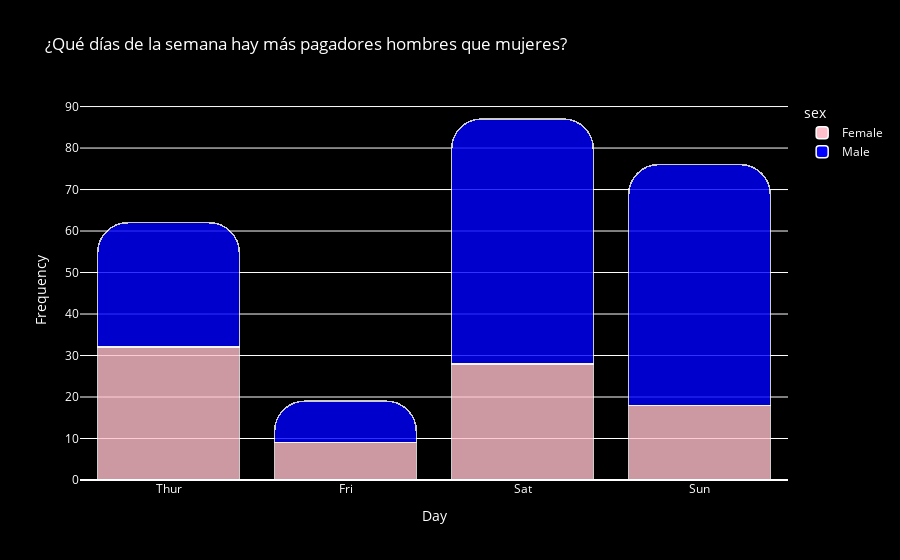

The cell this chart's notebook holds for it:
### Markdown cell above
# ¿Qué días de la semana hay más pagadores hombres que mujeres?

### Code cell
# Aggregate data by day and sex
day_sex_counts = df.groupby(['day', 'sex']).size().reset_index(name='count')

# Sort by day to have a consistent order
day_order = ['Mon', 'Tue', 'Wed', 'Thur', 'Fri', 'Sat', 'Sun']
day_sex_counts['day'] = pd.Categorical(day_sex_counts['day'], categories=day_order, ordered=True)
day_sex_counts = day_sex_counts.sort_values('day')

# Create a stacked bar chart using Plotly
fig = px.bar(
    day_sex_counts, 
    x='day', 
    y='count', 
    color='sex', 
    title='¿Qué días de la semana hay más pagadores hombres que mujeres?', 
    labels={'count': 'Frequency', 'day': 'Day'},
    barmode='stack',
    color_discrete_map={'Male': 'blue', 'Female': 'pink'}
)

# Update layout for a black background
fig.update_layout(
    plot_bgcolor='black',
    paper_bgcolor='black',
    font_color='white',
    title_font_color='white',
    legend_title_font_color='white',
)

# Customize bars with rounded corners and adjust opacity
fig.update_traces(marker=dict(line=dict(color='white', width=1.5), opacity=0.8, cornerradius=30))

# Show the plot
fig.show()

### Figure 1 — Plotly figure (JSON) as saved in the notebook; plotly's stock layout.template omitted (floating-point values rounded to 4 significant figures)
{"data": [{"alignmentgroup": "True", "hovertemplate": "sex=Female<br>Day=%{x}<br>Frequency=%{y}<extra></extra>", "legendgroup": "Female", "marker": {"color": "pink", "cornerradius": 30, "line": {"color": "white", "width": 1.5}, "opacity": 0.8, "pattern": {"shape": ""}}, "name": "Female", "offsetgroup": "Female", "orientation": "v", "showlegend": true, "textposition": "auto", "type": "bar", "x": ["Thur", "Fri", "Sat", "Sun"], "xaxis": "x", "y": [32, 9, 28, 18], "yaxis": "y"}, {"alignmentgroup": "True", "hovertemplate": "sex=Male<br>Day=%{x}<br>Frequency=%{y}<extra></extra>", "legendgroup": "Male", "marker": {"color": "blue", "cornerradius": 30, "line": {"color": "white", "width": 1.5}, "opacity": 0.8, "pattern": {"shape": ""}}, "name": "Male", "offsetgroup": "Male", "orientation": "v", "showlegend": true, "textposition": "auto", "type": "bar", "x": ["Thur", "Fri", "Sat", "Sun"], "xaxis": "x", "y": [30, 10, 59, 58], "yaxis": "y"}], "layout": {"autosize": true, "barmode": "stack", "font": {"color": "white"}, "legend": {"title": {"font": {"color": "white"}, "text": "sex"}, "tracegroupgap": 0}, "paper_bgcolor": "black", "plot_bgcolor": "black", "title": {"font": {"color": "white"}, "text": "¿Qué días de la semana hay más pagadores hombres que mujeres?"}, "xaxis": {"anchor": "y", "autorange": true, "domain": [0, 1], "range": [-0.5, 3.5], "title": {"text": "Day"}, "type": "category"}, "yaxis": {"anchor": "x", "autorange": true, "domain": [0, 1], "range": [0, 91.58], "title": {"text": "Frequency"}, "type": "linear"}}}
